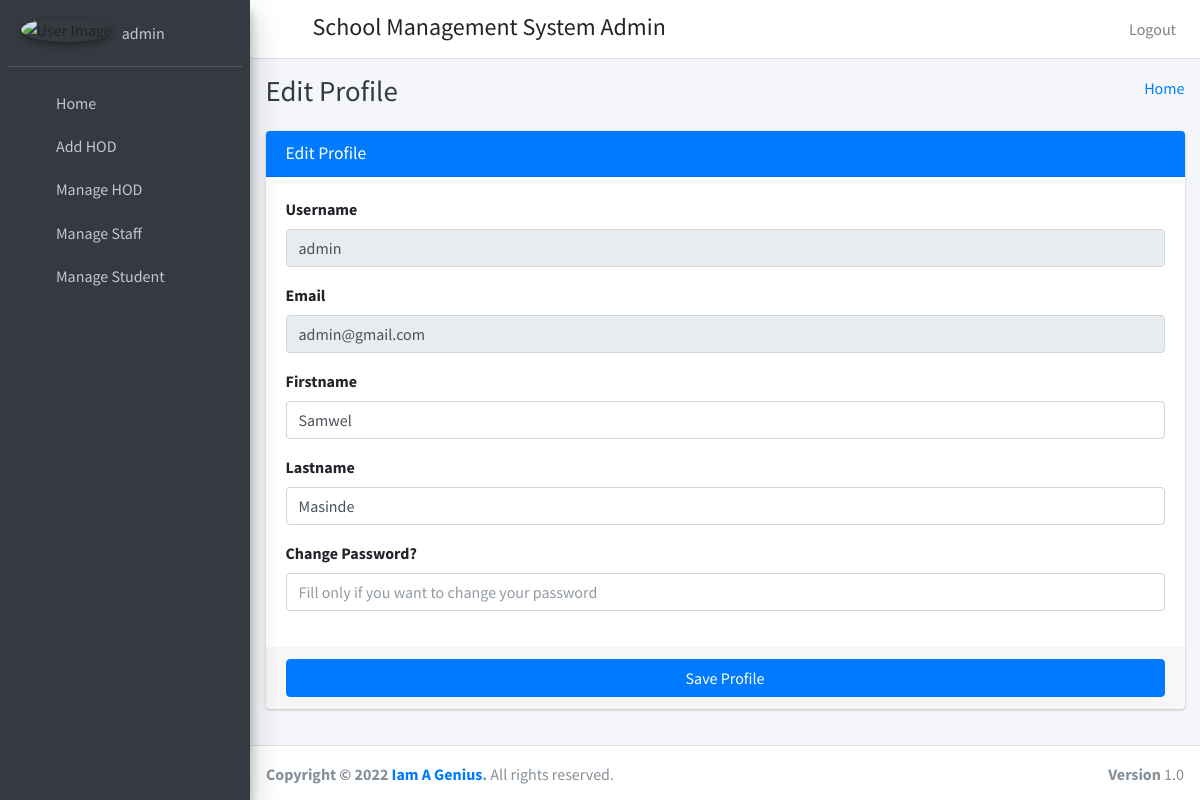
Page /Admin (signed in) on the earlier database version.
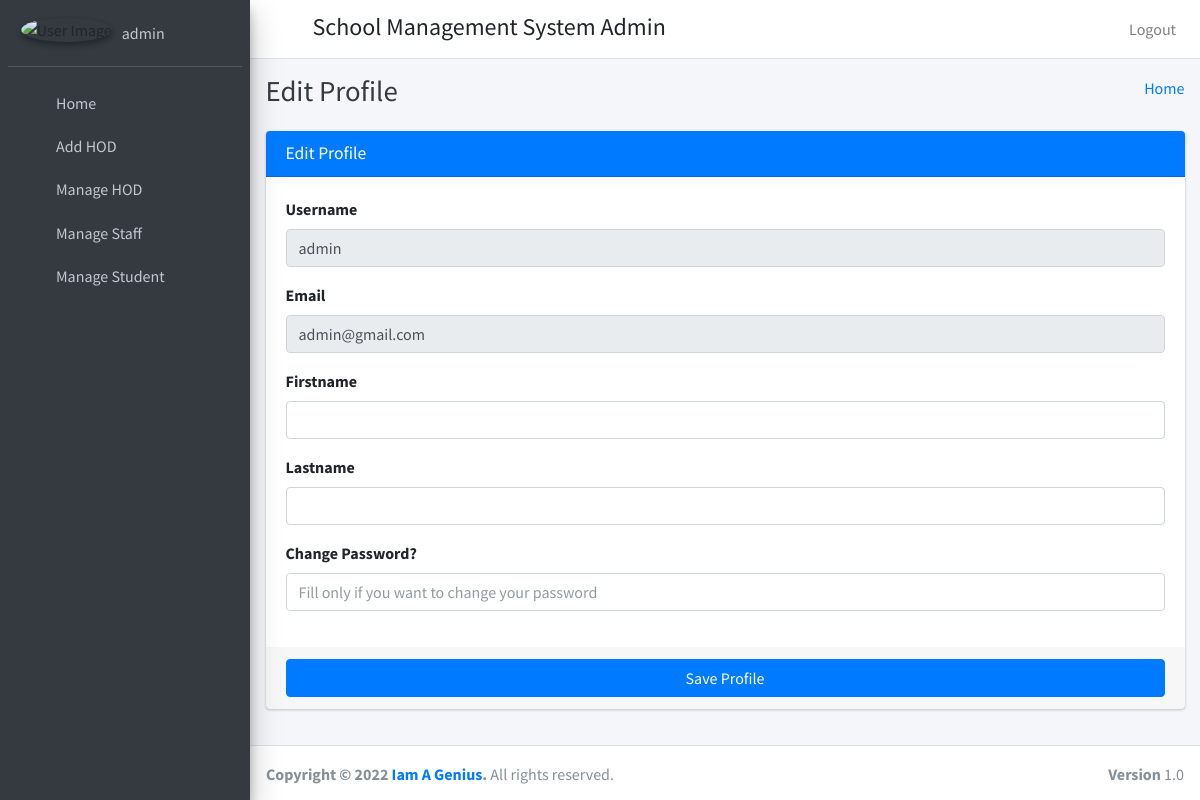
Same page on the later database version.
### Student/models.py (models this page shows)
class CustomUser(AbstractUser):
    user_type_data=((1,"HOD"),(3,"staff"),(4,"student"),(2,"admin"))
    user_type= models.CharField(default=1, choices=user_type_data,max_length=10)

### Student/admin_views.py (the view)
# urls.py: path('Admin',admin_views.Admin,name="Admin"),
def Admin(request):
    user = CustomUser.objects.get(id=request.user.id)
    return render(request, "admin_template/admin_profile.html", {"user": user})

### templates/admin_template/admin_profile.html (shortened to what this page needs)
{% extends 'admin_template/base.html' %}
{% block page_title %} Edit Profile {% endblock page_title %}
{% load static %}
{% block main_content %}
<section class="content">
      <div class="container-fluid">
        <div class="row">
          <div class="col-md-12">
            <div class="card card-primary">
              <div class="card-header">
                <h3 class="card-title">Edit Profile</h3>
              </div>
              <form role="form" action="{% url 'admin_save' %}" method="POST">
                <div class="card-body">
                  <div class="form-group">
                    <label>Username</label>
                    <input type="text" class="form-control" name="username" value="{{ user.username }}" disabled="disabled">
                  </div>
                  <div class="form-group">
                    <label>Email</label>
                    <input type="text" class="form-control" name="email" value="{{ user.email }}" disabled="disabled">
                  </div>
                  <div class="form-group">
                    <label>Firstname</label>
                    <input type="text" class="form-control" name="first_name" value="{{ user.first_name }}">
                  </div>
                  <div class="form-group">
                    <label>Lastname</label>
                    <input type="text" class="form-control" name="last_name" value="{{ user.last_name }}">
                  </div>
                  <div class="form-group">
                    <label>Change Password?</label>
                    <input type="text" class="form-control" name="password" placeholder="Fill only if you want to change your password" >
                  </div>
                </div>
                <div class="card-footer">
                  <button type="submit" class="btn btn-primary btn-block ">Save Profile</button>
                </div>
              </form>
            </div>
          </div>
        </div>
      </div>
    </section>
{% endblock main_content %}

### templates/admin_template/sidebar.html
{% load static %}
<aside class="main-sidebar sidebar-dark-primary elevation-4">
    <div class="sidebar">
      <div class="user-panel mt-3 pb-3 mb-3 d-flex">
        <div class="image">
          <img src="{% static "dist/img/user2-160x160.jpg" %}" class="img-circle elevation-2" alt="User Image">
        </div>
        <div class="info">
          {% url 'Admin' as Admin %}
          <a href="{% url 'Admin' %}" class="d-block">{{ user.username }}</a>
        </div>
      </div>
      <nav class="mt-2">
        <ul class="nav nav-pills nav-sidebar flex-column" data-widget="treeview" role="menu" data-accordion="false">
          <li class="nav-item">
            {% url 'home' as home %}
            <a href="{{ home }}" class="nav-link {% if request.path == home %} active {% endif %} ">
              <i class="nav-icon fas fa-home"></i>
              <p>
                Home
              </p>
            </a>
          </li>
          <li class="nav-item">
            {% url 'add_hod' as add_hod %}
            <a href="{{ add_hod }}" class="nav-link {% if request.path == add_hod %} active {% endif %} ">
              <i class="nav-icon fas fa-user"></i>
              <p>
                Add HOD
              </p>
            </a>
          </li>
          <li class="nav-item">
            {% url 'manage_hod' as manage_hod %}
            <a href="{{ manage_hod }}" class="nav-link {% if request.path == manage_hod %} active {% endif %} ">
              <i class="nav-icon fas fa-address-card"></i>
              <p>
                Manage HOD
              </p>
            </a>
          </li>
          <li class="nav-item">
            {% url 'Staff' as Staff %}
            <a href="{{ Staff }}" class="nav-link {% if request.path == Staff %} active {% endif %} ">
              <i class="nav-icon fas fa-universal-access"></i>
              <p>
                Manage Staff
              </p>
            </a>
          </li>
          <li class="nav-item">
            {% url 'Student' as Student %}
            <a href="{{ Student }}" class="nav-link {% if request.path == Student %} active {% endif %} ">
              <i class="nav-icon fas fa-child"></i>
              <p>
                Manage Student
              </p>
            </a>
          </li>
        </ul>
      </nav>
    </div>
  </aside>

Differences in the rows shown:
changed CustomUser "admin": first_name "Samwel" → (not shown); last_name "Masinde" → (not shown)
